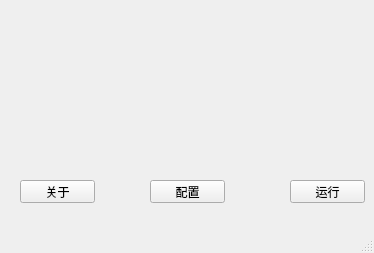
<?xml version="1.0" encoding="UTF-8"?>
<ui version="4.0">
 <class>MainFrame</class>
 <widget class="QMainWindow" name="MainFrame">
  <property name="geometry">
   <rect>
    <x>0</x>
    <y>0</y>
    <width>374</width>
    <height>253</height>
   </rect>
  </property>
  <property name="windowTitle">
   <string>MainWindow</string>
  </property>
  <widget class="QWidget" name="centralwidget">
   <widget class="QPushButton" name="pushButton">
    <property name="geometry">
     <rect>
      <x>20</x>
      <y>180</y>
      <width>75</width>
      <height>23</height>
     </rect>
    </property>
    <property name="text">
     <string>关于</string>
    </property>
   </widget>
   <widget class="QPushButton" name="pushButton_2">
    <property name="geometry">
     <rect>
      <x>150</x>
      <y>180</y>
      <width>75</width>
      <height>23</height>
     </rect>
    </property>
    <property name="text">
     <string>配置</string>
    </property>
   </widget>
   <widget class="QPushButton" name="pushButton_3">
    <property name="geometry">
     <rect>
      <x>290</x>
      <y>180</y>
      <width>75</width>
      <height>23</height>
     </rect>
    </property>
    <property name="text">
     <string>运行</string>
    </property>
   </widget>
  </widget>
  <widget class="QMenuBar" name="menubar">
   <property name="geometry">
    <rect>
     <x>0</x>
     <y>0</y>
     <width>374</width>
     <height>23</height>
    </rect>
   </property>
  </widget>
  <widget class="QStatusBar" name="statusbar"/>
 </widget>
 <resources/>
 <connections/>
</ui>
